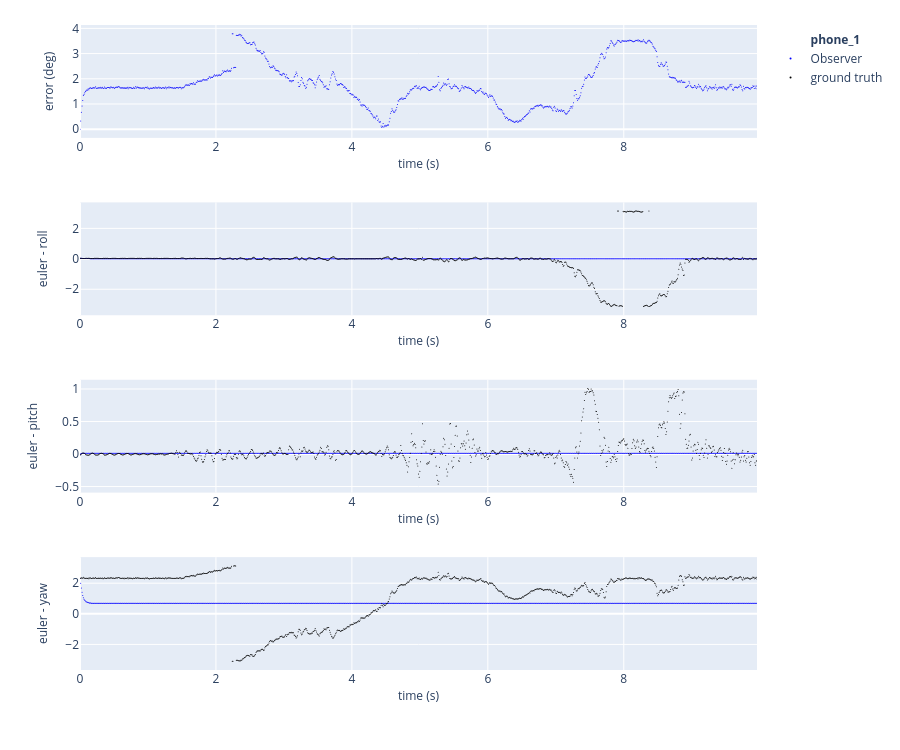

Notebook code for this chart:
### Code cell
from plots.plotly_plots import plotter

plt = plotter()
plt.plot_filter_state(phone_1, 'eul', sim.dt, replay_data, 0)

### Figure 1 — Plotly figure (JSON) as saved in the notebook; plotly's stock layout.template omitted (floating-point values rounded to 4 significant figures; data arrays with more than 128 entries replaced by an {"elided": "..."} marker saying what was removed)
{"data": [{"legendgroup": "Observer", "legendrank": 10300, "marker": {"color": "rgb(0,0,255)", "opacity": 1, "size": 1, "symbol": "circle"}, "mode": "markers", "name": "Observer error", "showlegend": false, "type": "scatter", "visible": true, "x": {"elided": "997 float values"}, "xaxis": "x", "y": {"elided": "997 float values"}, "yaxis": "y"}, {"legendrank": 10302, "line": {"width": 0}, "mode": "lines", "name": "<b>phone_1</b>", "showlegend": true, "type": "scatter", "visible": true, "x": [null], "xaxis": "x", "y": [null], "yaxis": "y"}, {"legendgroup": "Observer", "legendrank": 10302, "marker": {"color": "rgb(0,0,255)", "opacity": 1, "size": 1, "symbol": "circle"}, "mode": "markers", "name": "Observer", "showlegend": true, "type": "scatter", "visible": true, "x": {"elided": "997 float values"}, "xaxis": "x2", "y": {"elided": "997 float values"}, "yaxis": "y2"}, {"legendgroup": "Observer", "legendrank": 10302, "marker": {"color": "rgb(0,0,255)", "opacity": 1, "size": 1, "symbol": "circle"}, "mode": "markers", "name": "Observer", "showlegend": false, "type": "scatter", "visible": true, "x": {"elided": "997 float values"}, "xaxis": "x3", "y": {"elided": "997 float values"}, "yaxis": "y3"}, {"legendgroup": "Observer", "legendrank": 10302, "marker": {"color": "rgb(0,0,255)", "opacity": 1, "size": 1, "symbol": "circle"}, "mode": "markers", "name": "Observer", "showlegend": false, "type": "scatter", "visible": true, "x": {"elided": "997 float values"}, "xaxis": "x4", "y": {"elided": "997 float values"}, "yaxis": "y4"}, {"legendgroup": "phone_1.ground_truth", "legendrank": 10302, "marker": {"color": "rgb(0,0,0)", "opacity": 1, "size": 1, "symbol": "circle"}, "mode": "markers", "name": "ground truth", "showlegend": true, "type": "scatter", "visible": true, "x": {"elided": "997 float values"}, "xaxis": "x2", "y": {"elided": "997 float values"}, "yaxis": "y2"}, {"legendgroup": "phone_1.ground_truth", "legendrank": 10302, "marker": {"color": "rgb(0,0,0)", "opacity": 1, "size": 1, "symbol": "circle"}, "mode": "markers", "name": "ground truth", "showlegend": false, "type": "scatter", "visible": true, "x": {"elided": "997 float values"}, "xaxis": "x3", "y": {"elided": "997 float values"}, "yaxis": "y3"}, {"legendgroup": "phone_1.ground_truth", "legendrank": 10302, "marker": {"color": "rgb(0,0,0)", "opacity": 1, "size": 1, "symbol": "circle"}, "mode": "markers", "name": "ground truth", "showlegend": false, "type": "scatter", "visible": true, "x": {"elided": "997 float values"}, "xaxis": "x4", "y": {"elided": "997 float values"}, "yaxis": "y4"}], "layout": {"height": 750, "legend": {"traceorder": "normal"}, "margin": {"t": 25}, "xaxis": {"anchor": "y", "domain": [0, 1], "range": [0, 9.96], "title": {"font": {"size": 12}, "standoff": 5, "text": "time (s)"}}, "xaxis2": {"anchor": "y2", "domain": [0, 1], "range": [0, 9.96], "title": {"font": {"size": 12}, "standoff": 5, "text": "time (s)"}}, "xaxis3": {"anchor": "y3", "domain": [0, 1], "range": [0, 9.96], "title": {"font": {"size": 12}, "standoff": 5, "text": "time (s)"}}, "xaxis4": {"anchor": "y4", "domain": [0, 1], "range": [0, 9.96], "title": {"font": {"size": 12}, "standoff": 5, "text": "time (s)"}}, "yaxis": {"anchor": "x", "domain": [0.825, 1], "title": {"font": {"size": 12}, "text": "error (deg)"}}, "yaxis2": {"anchor": "x2", "domain": [0.55, 0.725], "title": {"font": {"size": 12}, "text": "euler - roll"}}, "yaxis3": {"anchor": "x3", "domain": [0.275, 0.45], "title": {"font": {"size": 12}, "text": "euler - pitch"}}, "yaxis4": {"anchor": "x4", "domain": [0, 0.175], "title": {"font": {"size": 12}, "text": "euler - yaw"}}}}
